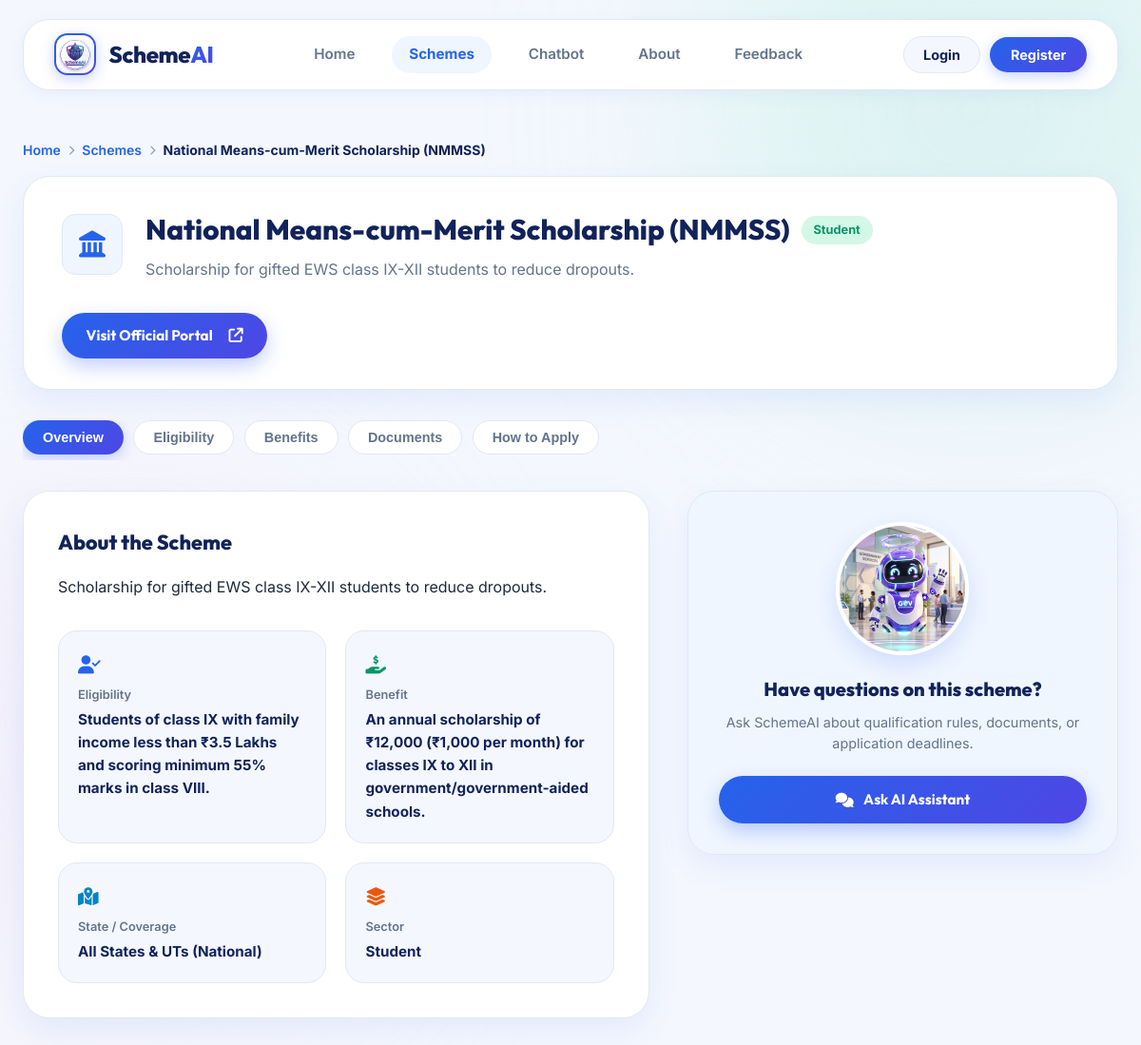
/schemes/3, run on the app's committed database.
### tables this page shows
CREATE TABLE schemes (
            id INTEGER PRIMARY KEY AUTOINCREMENT,
            name TEXT UNIQUE NOT NULL,
            category TEXT NOT NULL, -- 'student', 'farmer', 'women', 'senior_citizen', 'unemployed', 'differently_abled'
            description TEXT NOT NULL,
            eligibility TEXT NOT NULL,
            benefits TEXT NOT NULL,
            required_documents TEXT NOT NULL,
            portal_link TEXT NOT NULL
        , state TEXT, sector TEXT);

### app.py (the view)
@app.route('/schemes/<int:scheme_id>')
def scheme_details(scheme_id):
    logged_in = 'user_id' in session
    username = session.get('username')
    scheme = get_scheme_by_id(scheme_id)
    if not scheme:
        return redirect(url_for('schemes_catalog'))
    return render_template(
        'scheme_details.html',
        scheme=scheme,
        logged_in=logged_in,
        username=username
    )

### utils/db.py (called while the page is built)
def get_db_connection():
    conn = sqlite3.connect(DATABASE_PATH)
    conn.row_factory = sqlite3.Row  # Returns rows as dictionary-like objects
    return conn

def get_scheme_by_id(scheme_id):
    conn = get_db_connection()
    cursor = conn.cursor()
    cursor.execute("SELECT * FROM schemes WHERE id = ?", (scheme_id,))
    row = cursor.fetchone()
    conn.close()
    return dict(row) if row else None

### templates/scheme_details.html (shortened to what this page needs)
<!DOCTYPE html>
<html lang="en">
<head>
    <link rel="stylesheet" href="https://cdnjs.cloudflare.com/ajax/libs/font-awesome/6.4.0/css/all.min.css">
    <link rel="stylesheet" href="{{ url_for('static', filename='css/style.css') }}?v=16">
</head>
<body class="public-page">
    <div class="page-container" style="max-width: 1280px;">
        <header class="navbar" style="margin-top: 1.25rem;">
            <a href="/" class="brand">
                <div class="brand-logo">
                    <img src="{{ url_for('static', filename='images/logo.jpg') }}" alt="SchemeAI Logo" class="brand-logo-img">
                </div>
                <span class="brand-name">Scheme<span>AI</span></span>
            </a>
            <nav class="nav-links">
                <a href="/" class="nav-item">Home</a>
                <a href="{{ url_for('schemes_catalog') }}" class="nav-item active">Schemes</a>
                <a href="{{ url_for('chat_workspace') }}" class="nav-item">Chatbot</a>
                <a href="/about" class="nav-item">About</a>
                <a href="/feedback" class="nav-item">Feedback</a>
            </nav>
            <div class="nav-actions">
                {% if logged_in %}
                    <a href="{{ url_for('user_profile') }}" class="user-pill-btn">
                        <i class="fa-solid fa-circle-user"></i>
                        <span>{{ username }}</span>
                    </a>
                    <a href="{{ url_for('logout') }}" class="btn-nav-logout" title="Logout">
                        <i class="fa-solid fa-arrow-right-from-bracket"></i>
                    </a>
                {% else %}
                    <a href="{{ url_for('login') }}" class="btn-nav-login-light">Login</a>
                    <a href="{{ url_for('register') }}" class="btn-nav-register-light">Register</a>
                {% endif %}
            </div>
        </header>
        <div style="display: flex; align-items: center; gap: 0.5rem; font-size: 0.875rem; color: var(--text-secondary); margin: 1.5rem 0 1rem 0;">
            <a href="/" style="color: var(--primary-purple); text-decoration: none; font-weight: 600;">Home</a>
            <i class="fa-solid fa-chevron-right" style="font-size: 0.65rem; color: #94A3B8;"></i>
            <a href="{{ url_for('schemes_catalog') }}" style="color: var(--primary-purple); text-decoration: none; font-weight: 600;">Schemes</a>
            <i class="fa-solid fa-chevron-right" style="font-size: 0.65rem; color: #94A3B8;"></i>
            <span style="color: var(--deep-purple); font-weight: 700;">{{ scheme.name }}</span>
        </div>
        <div style="background: var(--white); border: 1.5px solid var(--border-color); border-radius: var(--radius-xl); padding: 2rem 2.5rem; box-shadow: var(--shadow-card); display: flex; justify-content: space-between; align-items: center; gap: 2rem; margin-bottom: 2rem; flex-wrap: wrap;">
            <div style="display: flex; align-items: center; gap: 1.5rem;">
                <div style="width: 64px; height: 64px; border-radius: var(--radius-md); background: #F0F6FF; border: 1.5px solid var(--border-color); display: flex; align-items: center; justify-content: center; font-size: 1.75rem; color: var(--primary-purple); flex-shrink: 0;">
                    <i class="fa-solid fa-landmark"></i>
                </div>
                <div>
                    <div style="display: flex; align-items: center; gap: 0.75rem; margin-bottom: 0.35rem; flex-wrap: wrap;">
                        <h1 style="font-family: var(--font-heading); font-size: 1.85rem; font-weight: 800; color: var(--deep-purple);">
                            {{ scheme.name }}
                        </h1>
                        <span style="background: #D4F7E7; color: #059669; font-weight: 700; font-size: 0.8rem; padding: 0.3rem 0.8rem; border-radius: var(--radius-pill);">
                            {{ scheme.category|replace('_', ' ')|title }}
                        </span>
                    </div>
                    <p style="color: var(--text-secondary); font-size: 1rem;">
                        {{ scheme.description }}
                    </p>
                </div>
            </div>
            {% if scheme.portal_link %}
            <a href="{{ scheme.portal_link }}" target="_blank" class="btn btn-primary" style="padding: 0.75rem 1.6rem; border-radius: var(--radius-pill); white-space: nowrap; text-decoration: none;">
                <span>Visit Official Portal</span>
                <i class="fa-solid fa-arrow-up-right-from-square" style="margin-left: 0.4rem;"></i>
            </a>
            {% endif %}
        </div>
        <div style="display: flex; gap: 0.65rem; margin-bottom: 2rem; overflow-x: auto; padding-bottom: 0.4rem;">
            <button class="filter-pill active" onclick="switchTab('overview')">Overview</button>
            <button class="filter-pill" onclick="switchTab('eligibility')">Eligibility</button>
            <button class="filter-pill" onclick="switchTab('benefits')">Benefits</button>
            <button class="filter-pill" onclick="switchTab('documents')">Documents</button>
            <button class="filter-pill" onclick="switchTab('apply')">How to Apply</button>
        </div>
        <div class="scheme-details-split-grid">
            <div>
                <div id="tab-overview" class="tab-pane" style="background: var(--white); border: 1.5px solid var(--border-color); border-radius: var(--radius-xl); padding: 2.25rem; box-shadow: var(--shadow-card); margin-bottom: 2rem;">
                    <h3 style="font-family: var(--font-heading); font-size: 1.35rem; font-weight: 800; color: var(--deep-purple); margin-bottom: 1rem;">
                        About the Scheme
                    </h3>
                    <p style="color: var(--text-main); font-size: 1rem; line-height: 1.7; margin-bottom: 2rem;">
                        {{ scheme.description }}
                    </p>
                    <div class="scheme-criteria-2x2-grid">
                        <div style="background: #F4F7FE; border: 1.5px solid var(--border-color); border-radius: var(--radius-lg); padding: 1.25rem;">
                            <div style="color: var(--primary-purple); font-size: 1.2rem; margin-bottom: 0.4rem;">
                                <i class="fa-solid fa-user-check"></i>
                            </div>
                            <div style="font-size: 0.8rem; font-weight: 600; color: var(--text-secondary);">Eligibility</div>
                            <div style="font-weight: 700; color: var(--deep-purple); font-size: 0.95rem; margin-top: 0.2rem;">
                                {{ scheme.eligibility or 'Eligible Indian citizens' }}
                            </div>
                        </div>
                        <div style="background: #F4F7FE; border: 1.5px solid var(--border-color); border-radius: var(--radius-lg); padding: 1.25rem;">
                            <div style="color: #059669; font-size: 1.2rem; margin-bottom: 0.4rem;">
                                <i class="fa-solid fa-hand-holding-dollar"></i>
                            </div>
                            <div style="font-size: 0.8rem; font-weight: 600; color: var(--text-secondary);">Benefit</div>
                            <div style="font-weight: 700; color: var(--deep-purple); font-size: 0.95rem; margin-top: 0.2rem;">
                                {{ scheme.benefits or 'Direct government welfare grant' }}
                            </div>
                        </div>
                        <div style="background: #F4F7FE; border: 1.5px solid var(--border-color); border-radius: var(--radius-lg); padding: 1.25rem;">
                            <div style="color: #0284C7; font-size: 1.2rem; margin-bottom: 0.4rem;">
                                <i class="fa-solid fa-map-location-dot"></i>
                            </div>
                            <div style="font-size: 0.8rem; font-weight: 600; color: var(--text-secondary);">State / Coverage</div>
                            <div style="font-weight: 700; color: var(--deep-purple); font-size: 0.95rem; margin-top: 0.2rem;">
                                All States &amp; UTs (National)
                            </div>
                        </div>
                        <div style="background: #F4F7FE; border: 1.5px solid var(--border-color); border-radius: var(--radius-lg); padding: 1.25rem;">
                            <div style="color: #EA580C; font-size: 1.2rem; margin-bottom: 0.4rem;">
                                <i class="fa-solid fa-layer-group"></i>
                            </div>
                            <div style="font-size: 0.8rem; font-weight: 600; color: var(--text-secondary);">Sector</div>
                            <div style="font-weight: 700; color: var(--deep-purple); font-size: 0.95rem; margin-top: 0.2rem;">
                                {{ scheme.category|replace('_', ' ')|title }}
                            </div>
                        </div>
                    </div>
                </div>
            </div>
            <div>
                <div style="background: linear-gradient(145deg, #F0F6FF 0%, #EFF6FF 100%); border: 1.5px solid var(--border-color); border-radius: var(--radius-xl); padding: 2rem; box-shadow: var(--shadow-card); text-align: center; margin-bottom: 2rem;">
                    <div style="width: 140px; height: 140px; border-radius: 50%; overflow: hidden; margin: 0 auto 1.25rem auto; border: 4px solid var(--white); box-shadow: 0 10px 24px rgba(32, 84, 246, 0.15);">
                        <img src="{{ url_for('static', filename='images/robot_mascot.jpg') }}?v=16" alt="SchemeAI Bot" style="width: 100%; height: 100%; object-fit: cover;">
                    </div>
                    <h4 style="font-family: var(--font-heading); font-size: 1.25rem; font-weight: 800; color: var(--deep-purple); margin-bottom: 0.5rem;">
                        Have questions on this scheme?
                    </h4>
                    <p style="color: var(--text-secondary); font-size: 0.9rem; line-height: 1.5; margin-bottom: 1.5rem;">
                        Ask SchemeAI about qualification rules, documents, or application deadlines.
                    </p>
                    <a href="/chat" class="btn btn-primary" style="width: 100%; border-radius: var(--radius-pill); text-decoration: none;">
                        <i class="fa-solid fa-comments"></i> Ask AI Assistant
                    </a>
                </div>
            </div>
        </div>
    </div>
</body>
</html>

### data on the page
schemes: name "National Means-cum-Merit Scholarship (NMMSS)", category "Student", description "Scholarship for gifted EWS class IX-XII students to reduce dropouts.", eligibility "Students of class IX with family income less than ₹3.5 Lakhs and scoring minimum 55% marks in class VIII.", benefits "An annual scholarship of ₹12,000 (₹1,000 per month) for classes IX to XII in government/government-aided schools."
